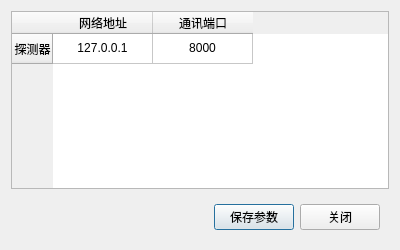
<?xml version="1.0" encoding="UTF-8"?>
<ui version="4.0">
 <class>NetSetting</class>
 <widget class="QDialog" name="NetSetting">
  <property name="geometry">
   <rect>
    <x>0</x>
    <y>0</y>
    <width>400</width>
    <height>250</height>
   </rect>
  </property>
  <property name="windowTitle">
   <string>网络设置</string>
  </property>
  <layout class="QVBoxLayout" name="verticalLayout">
   <item>
    <widget class="QTableWidget" name="tableWidget">
     <attribute name="verticalHeaderVisible">
      <bool>true</bool>
     </attribute>
     <row>
      <property name="text">
       <string>探测器</string>
      </property>
      <property name="textAlignment">
       <set>AlignCenter</set>
      </property>
     </row>
     <column>
      <property name="text">
       <string>网络地址</string>
      </property>
     </column>
     <column>
      <property name="text">
       <string>通讯端口</string>
      </property>
     </column>
     <item row="0" column="0">
      <property name="text">
       <string>127.0.0.1</string>
      </property>
      <property name="textAlignment">
       <set>AlignCenter</set>
      </property>
     </item>
     <item row="0" column="1">
      <property name="text">
       <string>8000</string>
      </property>
      <property name="textAlignment">
       <set>AlignCenter</set>
      </property>
     </item>
    </widget>
   </item>
   <item>
    <widget class="QWidget" name="widget" native="true">
     <property name="sizePolicy">
      <sizepolicy hsizetype="Preferred" vsizetype="Fixed">
       <horstretch>0</horstretch>
       <verstretch>0</verstretch>
      </sizepolicy>
     </property>
     <layout class="QHBoxLayout" name="horizontalLayout_3">
      <property name="leftMargin">
       <number>9</number>
      </property>
      <property name="topMargin">
       <number>9</number>
      </property>
      <property name="rightMargin">
       <number>9</number>
      </property>
      <property name="bottomMargin">
       <number>9</number>
      </property>
      <item>
       <spacer name="horizontalSpacer">
        <property name="orientation">
         <enum>Qt::Horizontal</enum>
        </property>
        <property name="sizeHint" stdset="0">
         <size>
          <width>40</width>
          <height>20</height>
         </size>
        </property>
       </spacer>
      </item>
      <item>
       <widget class="QPushButton" name="pushButton_save">
        <property name="text">
         <string>保存参数</string>
        </property>
       </widget>
      </item>
      <item>
       <widget class="QPushButton" name="pushButton_cancel">
        <property name="text">
         <string>关闭</string>
        </property>
       </widget>
      </item>
     </layout>
    </widget>
   </item>
  </layout>
 </widget>
 <resources/>
 <connections/>
</ui>
